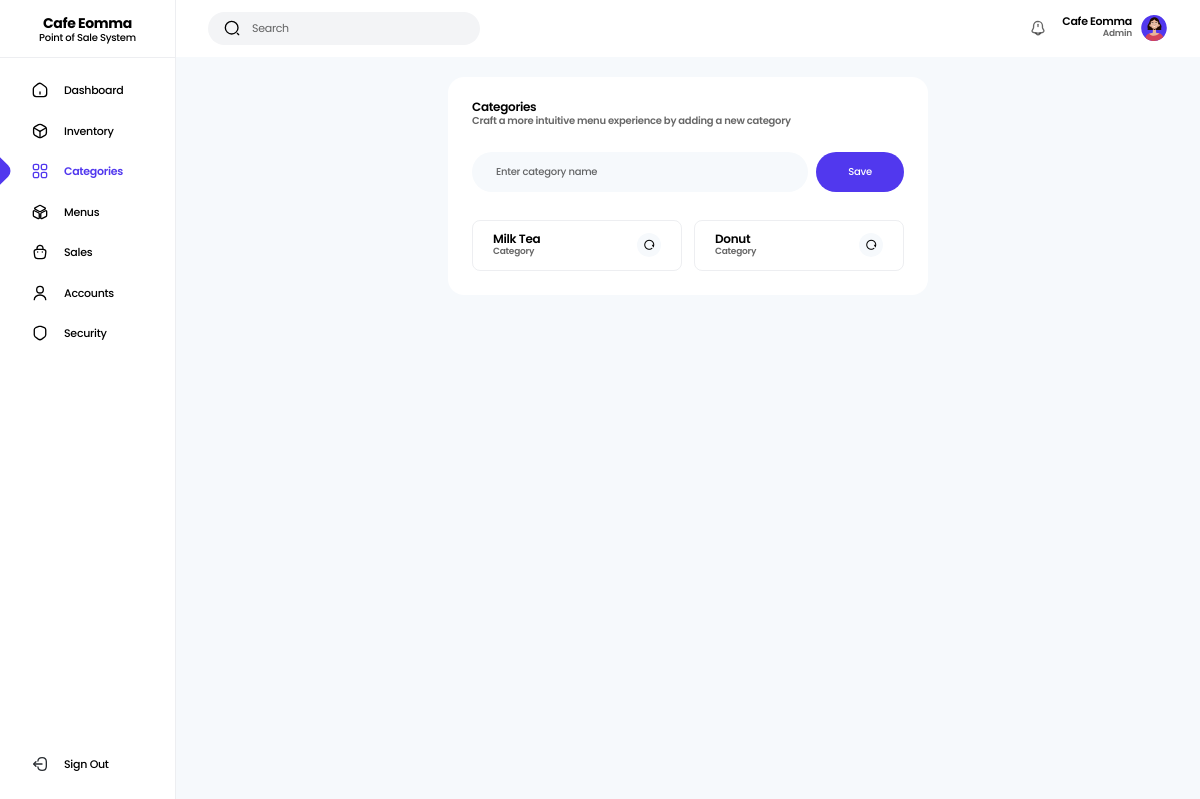
Page /app/Views/categories.php (signed in) on the committed database.
### tables this page shows
CREATE TABLE `accounts` (
  `id` int(11) NOT NULL,
  `user_id` varchar(200) NOT NULL,
  `fullname` varchar(100) NOT NULL,
  `username` varchar(50) NOT NULL,
  `gender` varchar(20) NOT NULL,
  `contact_number` varchar(11) NOT NULL,
  `address` varchar(100) NOT NULL,
  `password` varchar(200) NOT NULL,
  `role_id` varchar(200) NOT NULL,
  `account_status` varchar(20) NOT NULL,
  `profile` tinyint(4) NOT NULL,
  `date_created` datetime NOT NULL
);

CREATE TABLE `roles` (
  `id` int(11) NOT NULL,
  `role_id` varchar(200) NOT NULL,
  `role_name` varchar(50) NOT NULL,
  `date_created` datetime NOT NULL
);

CREATE TABLE `categories` (
  `id` int(11) NOT NULL,
  `category_id` varchar(200) NOT NULL,
  `category_name` varchar(50) NOT NULL,
  `date_created` datetime NOT NULL
);

### app/Utils/Utilities.php (called while the page is built, shortened)
<?php
class Utilities
{
  public static function isAdmin(): bool
  {
    return isset($_SESSION['role']) AND $_SESSION['role'] == "b2fd54eb-4e49-11ee-8673-088fc30176f9" ? true : false;
  }
}

### app/Utils/DbHelper.php (called while the page is built, shortened)
<?php
class DbHelper
{
  private $stmt;
  private $conn;
  public function __construct(PDO $db)
  {
    $this->conn = $db;
  }
  public function query(string $query, array $values = []): string
  {
    $this->stmt = $this->conn->prepare($query);
    return empty($values)
      ? $this->stmt->execute()
      : $this->stmt->execute($values);
  }
  public function fetch(): stdClass
  {
    return $this->stmt->fetch(PDO::FETCH_OBJ);
  }
  public function fetchAll(): array
  {
    return $this->stmt->fetchAll(PDO::FETCH_OBJ);
  }
}

### config/init.php (called while the page is built, shortened)
<?php
$database = new Database();
$conn = $database->getConnetion($_ENV['DB_HOST'], $_ENV['DB_NAME'], $_ENV['DB_USERNAME'], $_ENV['DB_PASSWORD']);
$helper = new DbHelper($conn);
$categoryController = new CategoryController($helper);
if(isset($_SESSION['uid'])){
  $helper->query("SELECT * FROM `accounts` a LEFT JOIN `roles` r ON a.role_id=r.role_id WHERE a.user_id = ?", [$_SESSION['uid']]);
  $user_data = $helper->fetch();
}

### app/Controllers/CategoryController.php (called while the page is built, shortened)
<?php
class CategoryController
{
  private $helper;
  public function __construct(DbHelper $helper)
  {
    $this->helper = $helper;
  }
  public function show(): array
  {
    $this->helper->query("SELECT * FROM `categories` ORDER BY `id` DESC");
    return $this->helper->fetchAll();
  }
}

### app/Views/categories.php (the view, shortened to what this page needs)
<?php
  require_once __DIR__.'/../../config/init.php';
  require('./app/Views/partials/_header.php');
?>
  <main class="min-h-screen grid md:grid-cols-[11rem_auto] bg-light-gray">
    <?php require('./app/Views/partials/_sidebar.php') ?>
    <section>
      <?php require('./app/Views/partials/_topnav.php') ?>
      <div class="min-h-[calc(100vh-4.5rem)] flex items-center justify-center pt-20 md:pt-5 pb-5 px-8">
        <div class="w-[min(30rem,100%)] bg-white rounded-2xl p-6">
          <div class="mb-6">
            <p class="text-xs font-semibold text-black leading-none">Categories</p>
            <p class="text-[10px] font-semibold text-black/60">Craft a more intuitive menu experience by adding a new category</p>
          </div>
          <form autocomplete="off" id="save-category-form">
            <div class="flex flex-col md:flex-row gap-3 md:gap-2 mb-4">
              <div class="flex items-center w-full h-10 bg-light-gray rounded-full px-6 mb-3">
                <input type="text" name="category_name" class="w-full h-full text-[10px] font-medium text-black placeholder:text-black/60 bg-transparent" placeholder="Enter category name">
              </div>
              <button type="submit" id="save-category-btn" class="w-full md:w-fit h-10 bg-primary text-white text-[10px] font-medium px-8 rounded-full disabled:cursor-wait">Save</button>
            </div>
          </form>
          <?php if(count($categoryController->show()) > 0){ ?>
            <div class="grid md:grid-cols-2 gap-3">
            <?php foreach($categoryController->show() as $category): ?>
              <div class="flex items-center gap-2 border border-gray-300/40 py-3 px-5 rounded-lg">
                <div>
                  <p class="text-xs font-semibold text-black leading-none"><?= $category->category_name ?></p>
                  <p class="text-[9px] font-semibold text-black/60">Category</p>
                </div>
                <button type="button" class="update-category bg-light-gray w-6 h-6 rounded-full ml-auto text-xs disabled:cursor-wait" data-id="<?= $category->category_id ?>">
                  <i class="ri-restart-line pointer-events-none"></i>
                </button>
              </div>
            <?php endforeach ?>
            </div>
          <?php } ?>
        </div>
      </div>
    </section>
  </main>
<?php require('./app/Views/partials/_footer.php') ?>

### app/Views/partials/_topnav.php (shortened to what this page needs)
<div class="fixed md:static top-0 inset-x-0 flex items-center justify-between gap-4 px-8 py-3 bg-white z-[3]">
  <div class="flex-1 sm:flex-initial flex items-center gap-3">
    <div class="flex-1 sm:flex-initial flex items-center gap-3 px-4 bg-gray-100 py-2 rounded-full">
      <img src="<?php echo SYSTEM_URL ?>public/icons/search-normal-linear.svg" alt="search" class="w-4 h-4">
      <input type="text" id="search-input" class="text-[11px] placeholder:text-black/60 bg-transparent" placeholder="Search" autocomplete="off">
    </div>
  </div>
  <div class="flex items-center gap-2">
    <?php if(Utilities::isAdmin()){ ?>
      <div class="relative">
        <img src="<?php echo SYSTEM_URL ?>public/icons/notification-bing-linear.svg" alt="notification" role="button" class="show-notification w-4 h-4 mr-2">
      </div>
    <?php } ?>
    <div class="hidden sm:block text-right">
      <p class="text-[11px] font-semibold text-black leading-none"><?php echo isset($user_data) ? $user_data->fullname : "" ?></p>
      <p class="text-[9px] font-semibold text-black/60"><?php echo isset($user_data) ? $user_data->role_name : "" ?></p>
    </div>
    <img src="<?php echo SYSTEM_URL ?>uploads/users/<?= $user_data->profile == 1 ? $user_data->user_id.".jpg" : $user_data->gender.".svg" ?>" alt="profile" class="w-7 h-7 object-cover rounded-full">
  </div>
</div>

### rows in the picture
accounts: fullname "Cafe Eomma", roles.role_name "Admin", gender (picture)
categories: category_name "Milk Tea"
categories: category_name "Donut"
